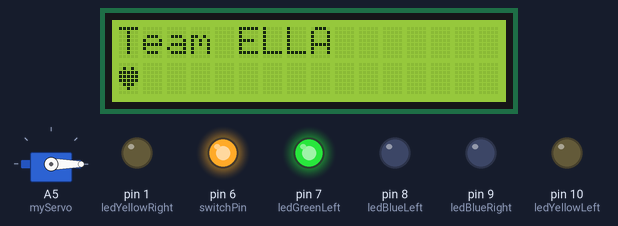
Recording of a sketch running on a simulated Arduino Uno, built with avr-gcc and run on an emulated ATmega328P. On the bench: 16×2 character LCD, servo, output pins drawn as LEDs (lit = HIGH).

Above: at 0.1 s.
At 1.1 s:
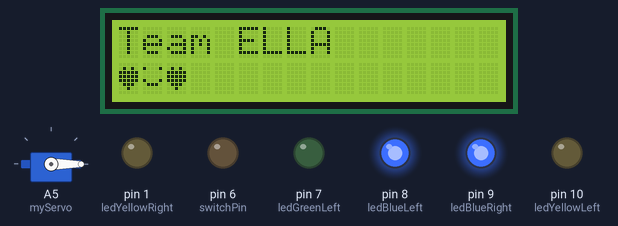
At 2.1 s:
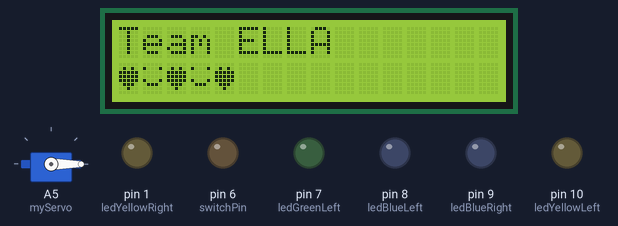
At 4.6 s:
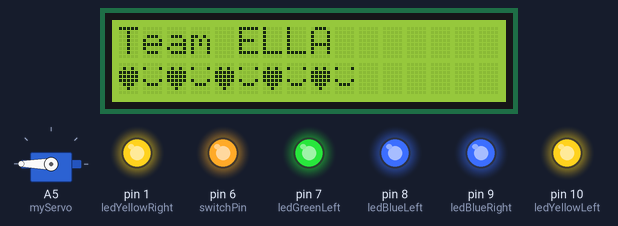
At 6.6 s:
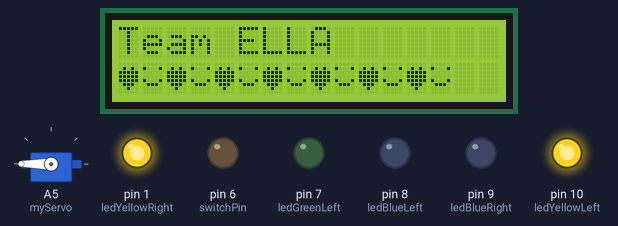
At 9.1 s:
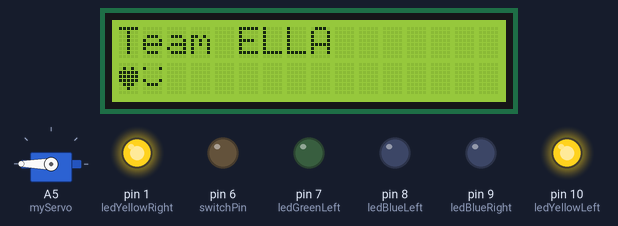
Timing chart, 0 to 40.0 s (numbered marks = the images above):
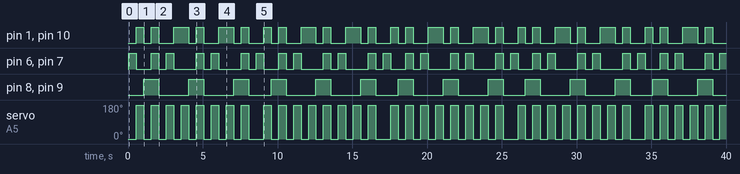

Measured:
- by itself, pin 8 (ledBlueLeft), pin 9 (ledBlueRight): repeats every 8.5 s: 2 × (LOW 2.0 s, HIGH 1.0 s), LOW 1.5 s, HIGH 1.0 s
- by itself, servo on A5 (myServo): repeats every 8.5 s: 7 × (0° 0.50 s, 180° 0.50 s), 0° 1.0 s, 180° 0.50 s
- by itself, pin 6 (switchPin), pin 7 (ledGreenLeft): repeats every 8.5 s: LOW 1.0 s, HIGH 0.50 s, LOW 0.50 s, HIGH 0.50 s, LOW 1.5 s, HIGH 0.50 s, LOW 0.50 s, HIGH 0.50 s, LOW 1.5 s, HIGH 0.50 s, LOW 0.50 s, HIGH 0.50 s
- by itself, pin 1 (ledYellowRight), pin 10 (ledYellowLeft): repeats every 8.5 s: LOW 0.50 s, HIGH 0.50 s, LOW 1.0 s, HIGH 1.0 s, LOW 0.50 s, HIGH 0.50 s, LOW 1.0 s, HIGH 1.0 s, LOW 0.50 s, HIGH 0.50 s, LOW 1.0 s, HIGH 0.50 s
- what the display in image 1 shows lasts 0.5 s, from 1.1 s to 1.6 s

The sketch:

SecondaryArduino.ino
```cpp
/**
 * @Author Team Ella
 * Implementation of secondaryArduino.ino.
*/
/**
 * This class represents the secondary Arduino for "The Magic School Bus" project
 * This board is used in order to display the car's plate number, on the propeller and the altering lights
 */

//importing smartcar libraries
#include <LiquidCrystal.h>
#include <Servo.h>

//declaring car components
Servo myServo;
LiquidCrystal lcd(12,11,5,4,3,2);

//declaring variables for the LCDs
const int switchPin = 6;
int pos = 0;

//declaring variables for the LEDs

//declaring the right side LEDs
int ledGreenRight = 6;
int ledYellowRight = 1;
int ledBlueRight = 9;

//declaring the left side LEDs
int ledGreenLeft = 7;
int ledYellowLeft = 10;
int ledBlueLeft = 8;

//creating a smily face on the LCD
byte smile[8] = {
  B00000,
  B10001,
  B00000,
  B00000,
  B10001,
  B01110,
  B00000,
};

//creating a heart shape on the LCD
byte heart[8] =
              {
                0b00000,
                0b01010,
                0b11111,
                0b11111,
                0b11111,
                0b01110,
                0b00100,
                0b00000
              };
/**
 * This method implements the connections and starting up for the car components
*/
void setup() {
 //starting the LED
 lcd.begin(16,2);
 lcd.createChar(1, heart);
 lcd.createChar(2, smile);
 pinMode (switchPin, INPUT);

 //starting the servo
 myServo.attach(A5);

 //initialising LEDs
 pinMode(ledGreenRight, OUTPUT);
 pinMode(ledYellowRight, OUTPUT);
 pinMode(ledBlueRight, OUTPUT);
 pinMode(ledGreenLeft, OUTPUT);
 pinMode(ledYellowLeft, OUTPUT);
 pinMode(ledBlueLeft, OUTPUT);
}

void loop() {
  //setting first cursor position row on the LCD
  lcd.setCursor(0,0);
  lcd.print("Team ELLA");

  //setting second cursor position row on the LCD
  lcd.setCursor(0, 1);
  //start writing a character with delay
  lcd.write(1);
  myServo.write(0);
  //starting the first LED set
  digitalWrite(ledGreenRight, HIGH);
  digitalWrite(ledGreenLeft, HIGH);
  //checking the delay
  delay(500);

  //changing the LED light continuously, the direction of the servo and add a new character to the LCD
  myServo.write(180);
  digitalWrite(ledGreenRight, LOW);
  digitalWrite(ledGreenLeft, LOW);
  digitalWrite(ledYellowRight, HIGH);
  digitalWrite(ledYellowLeft, HIGH);
  lcd.write(2);
  delay(500);

  myServo.write(0);
  digitalWrite(ledYellowRight, LOW);
  digitalWrite(ledYellowLeft, LOW);
  digitalWrite(ledBlueRight, HIGH);
  digitalWrite(ledBlueLeft, HIGH);
  lcd.write(1);
  delay(500);

  myServo.write(180);
  digitalWrite(ledGreenRight, HIGH);
  digitalWrite(ledGreenLeft, HIGH);
  digitalWrite(ledYellowLeft, HIGH);
  digitalWrite(ledYellowRight, HIGH);
  digitalWrite(ledBlueRight, HIGH);
  digitalWrite(ledBlueLeft, HIGH);
  lcd.write(2);
  delay(500);

  myServo.write(0);
  digitalWrite(ledGreenRight, LOW);
  digitalWrite(ledGreenLeft, LOW);
  digitalWrite(ledYellowLeft, LOW);
  digitalWrite(ledYellowRight, LOW);
  digitalWrite(ledBlueRight, LOW);
  digitalWrite(ledBlueLeft, LOW);
  lcd.write(1);
  delay(500);

  myServo.write(180);
  digitalWrite(ledGreenRight, HIGH);
  digitalWrite(ledGreenLeft, HIGH);
  lcd.write(2);
  delay(500);

  myServo.write(0);
  lcd.write(1);
  digitalWrite(ledGreenRight, LOW);
  digitalWrite(ledGreenLeft, LOW);
  digitalWrite(ledYellowRight, HIGH);
  digitalWrite(ledYellowLeft, HIGH);
  delay(500);

  myServo.write(180);
  digitalWrite(ledGreenRight, LOW);
  digitalWrite(ledGreenLeft, LOW);
  digitalWrite(ledYellowRight, HIGH);
  digitalWrite(ledYellowLeft, HIGH);
  lcd.write(2);
  delay(500);

  myServo.write(0);
  digitalWrite(ledYellowRight, LOW);
  digitalWrite(ledYellowLeft, LOW);
  digitalWrite(ledBlueRight, HIGH);
  digitalWrite(ledBlueLeft, HIGH);
  lcd.write(1);
  delay(500);

  myServo.write(180);
  digitalWrite(ledGreenRight, HIGH);
  digitalWrite(ledGreenLeft, HIGH);
  digitalWrite(ledYellowLeft, HIGH);
  digitalWrite(ledYellowRight, HIGH);
  digitalWrite(ledBlueRight, HIGH);
  digitalWrite(ledBlueLeft, HIGH);
  lcd.write(2);
  delay(500);

  myServo.write(0);
  digitalWrite(ledGreenRight, LOW);
  digitalWrite(ledGreenLeft, LOW);
  digitalWrite(ledYellowLeft, LOW);
  digitalWrite(ledYellowRight, LOW);
  digitalWrite(ledBlueRight, LOW);
  digitalWrite(ledBlueLeft, LOW);
  lcd.write(1);
  delay(500);

  myServo.write(180);
  lcd.write(2);
  digitalWrite(ledGreenRight, HIGH);
  digitalWrite(ledGreenLeft, HIGH);
  delay(500);

  myServo.write(0);
  lcd.write(1);
  digitalWrite(ledGreenRight, LOW);
  digitalWrite(ledGreenLeft, LOW);
  digitalWrite(ledYellowRight, HIGH);
  digitalWrite(ledYellowLeft, HIGH);
  delay(500);

  myServo.write(180);
  digitalWrite(ledGreenRight, LOW);
  digitalWrite(ledGreenLeft, LOW);
  digitalWrite(ledYellowRight, HIGH);
  digitalWrite(ledYellowLeft, HIGH);
  lcd.write(2);
  delay(500);

  myServo.write(0);
  digitalWrite(ledYellowRight, LOW);
  digitalWrite(ledYellowLeft, LOW);
  digitalWrite(ledBlueRight, HIGH);
  digitalWrite(ledBlueLeft, HIGH);
  lcd.write(1);
  delay(500);

  myServo.write(180);
  digitalWrite(ledGreenRight, HIGH);
  digitalWrite(ledGreenLeft, HIGH);
  digitalWrite(ledYellowLeft, HIGH);
  digitalWrite(ledYellowRight, HIGH);
  digitalWrite(ledBlueRight, HIGH);
  digitalWrite(ledBlueLeft, HIGH);
  delay (500);

  myServo.write(0);
  digitalWrite(ledGreenRight, LOW);
  digitalWrite(ledGreenLeft, LOW);
  digitalWrite(ledYellowLeft, LOW);
  digitalWrite(ledYellowRight, LOW);
  digitalWrite(ledBlueRight, LOW);
  digitalWrite(ledBlueLeft, LOW);
  lcd.clear();
  delay(500);

  myServo.write(180);
  }
```
